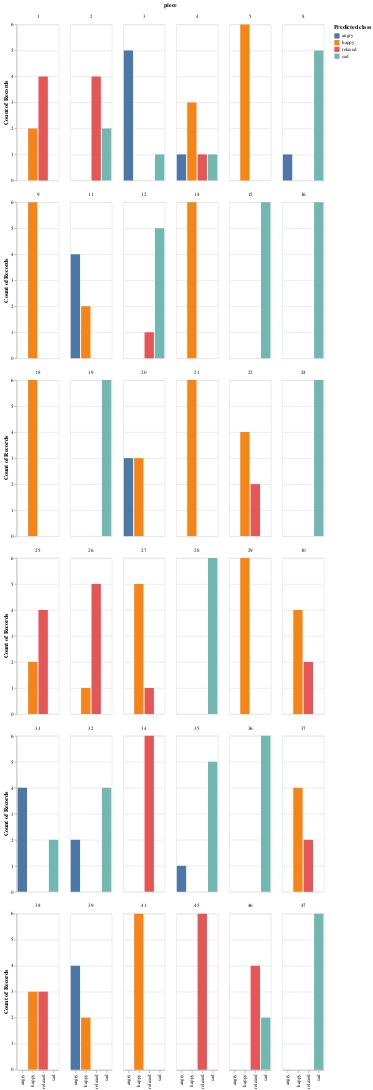

The notebook cell saved with this chart:
### Code cell
# check the distribution of classes for each piece, counting the performers
alt.Chart(aggr_ratings).mark_bar().encode(
    x=alt.X('class_mean:N', axis=alt.Axis(title=None)),
    y='count():Q',
    color=alt.Color('class_mean:N',title='Predicted class'),
    facet=alt.Facet('piece:N', columns=6)
)

### Figure 1 — Vega-Lite specification as saved in the notebook (floating-point values rounded to 4 significant figures; data arrays with more than 128 entries replaced by an {"elided": "..."} marker saying what was removed)
{"config": {"view": {"continuousWidth": 400, "continuousHeight": 300}}, "data": {"name": "data-2ba1b15d8087859c41fb46e055ee6bef"}, "mark": "bar", "encoding": {"color": {"type": "nominal", "field": "class_mean", "title": "Predicted class"}, "facet": {"type": "nominal", "columns": 6, "field": "piece"}, "x": {"type": "nominal", "axis": {"title": null}, "field": "class_mean"}, "y": {"type": "quantitative", "aggregate": "count"}}, "$schema": "https://vega.github.io/schema/vega-lite/v4.8.1.json", "datasets": {"data-2ba1b15d8087859c41fb46e055ee6bef": {"elided": "216 records"}}}
